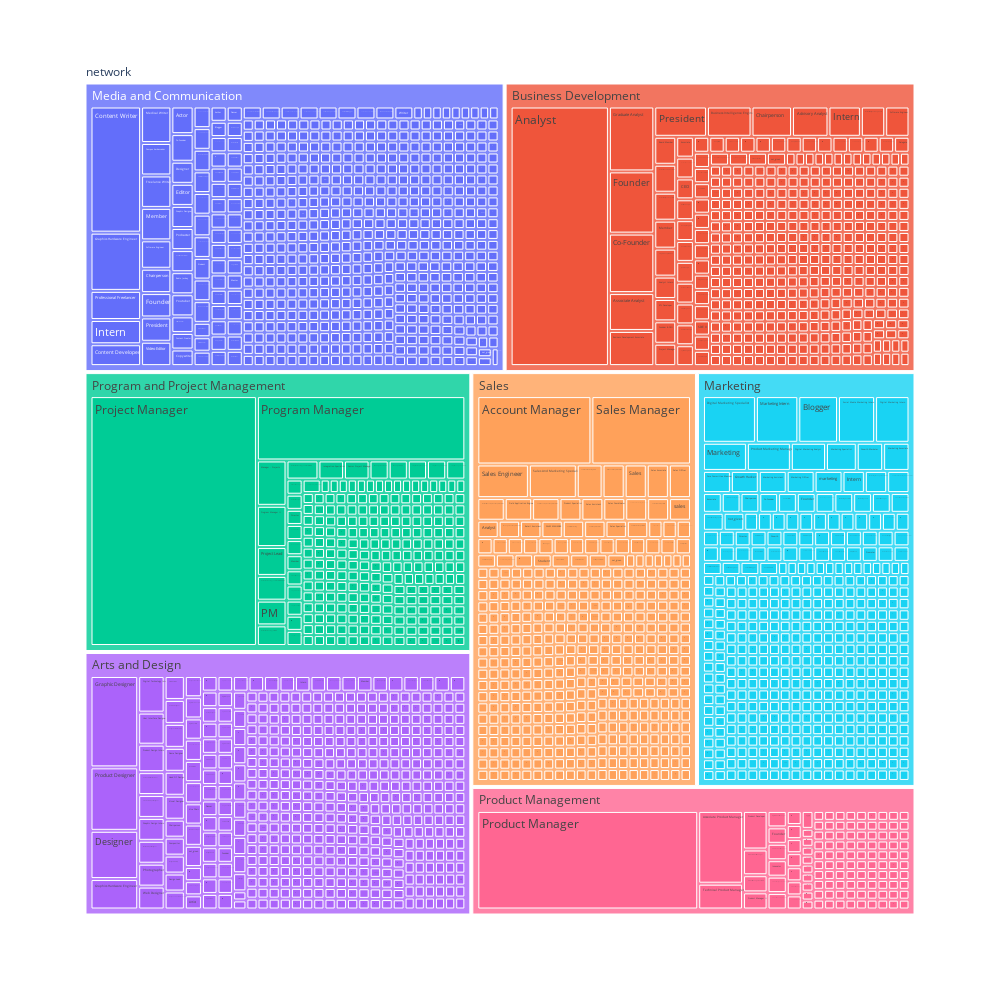

Write notebook code for a chart like this one.
### Code cell
fig2 = px.treemap(df1, path=['My Network', 'Domain', 'JobTitle'], width=1000, height=1000)
fig2.show()

### Figure 1 — Plotly figure (JSON) as saved in the notebook; plotly's stock layout.template omitted (floating-point values rounded to 4 significant figures; data arrays with more than 128 entries replaced by an {"elided": "..."} marker saying what was removed)
{"data": [{"branchvalues": "total", "domain": {"x": [0, 1], "y": [0, 1]}, "hovertemplate": "labels=%{label}<br>count=%{value}<br>parent=%{parent}<br>id=%{id}<extra></extra>", "ids": {"elided": "2731 str values"}, "labels": {"elided": "2731 str values"}, "name": "", "parents": {"elided": "2731 str values"}, "type": "treemap", "values": {"elided": "2731 int values"}}], "layout": {"height": 1000, "legend": {"tracegroupgap": 0}, "margin": {"t": 60}, "width": 1000}}
